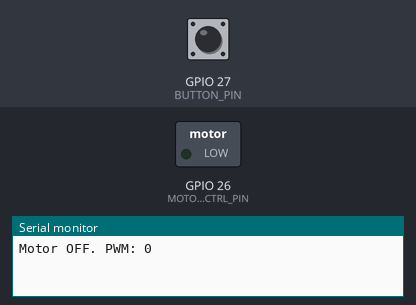
A sketch run on a simulated ESP32. Shown: switched loads named in the sketch (green lamp = pin HIGH), the last lines printed to the serial monitor. The inputs (shaded band) are chosen by the test bench; at power-on: GPIO 27 (BUTTON_PIN) HIGH.

Above: at 1.2 s.
1.3 s: GPIO 27 (BUTTON_PIN) pulled LOW for 0.15 s
At 1.9 s:
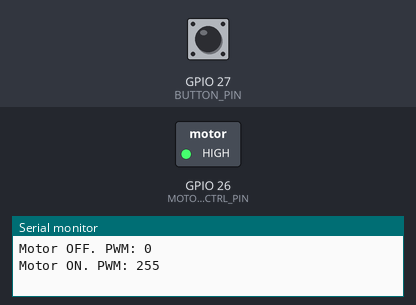
2.9 s: GPIO 27 (BUTTON_PIN) pulled LOW for 1 s
At 4.4 s:
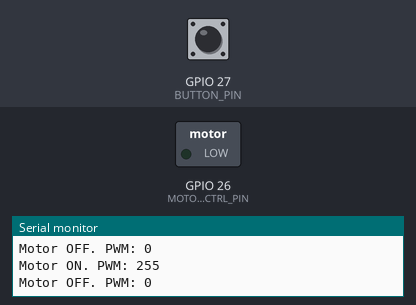
5.4 s: GPIO 27 (BUTTON_PIN) pulled LOW for 3.2 s
At 6.2 s:
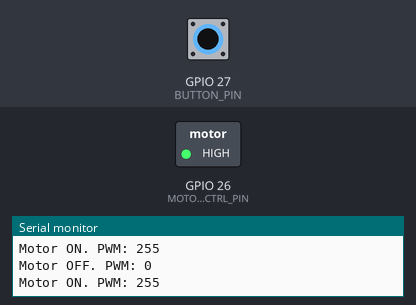
Timing chart, 0 to 8.4 s (numbered marks = the images above; inputs shaded):
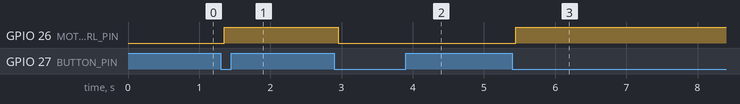

Measured:
- after the input at 1.3 s, GPIO 26 (MOTOR_CTRL_PIN): LOW → HIGH after 0.05 s
- after the input at 2.9 s, GPIO 26 (MOTOR_CTRL_PIN): HIGH → LOW after 0.05 s
- after the input at 5.4 s, GPIO 26 (MOTOR_CTRL_PIN): LOW → HIGH after 0.05 s

The sketch:

pwm_out_motor_test.ino
```cpp
#include <Arduino.h>

#define MOTOR_CTRL_PIN 26
#define BUTTON_PIN     27

#ifdef DEBUG_MODE
#define DEBUG_PRINTLN(x) Serial.println(x)
#define DEBUG_PRINT(x) Serial.print(x)
#else
#define DEBUG_PRINTLN(x)
#define DEBUG_PRINT(x)
#endif

const int PWM_MIN = 0;
const int PWM_MAX = 255;

// Button debounce time
const unsigned long DEBOUNCE_TIME_MS = 50;

// Current PWM state
bool motorEnabled = false;

// Button states
bool lastButtonReading = HIGH;
bool buttonState = HIGH;

// Time when button input last changed
unsigned long lastDebounceTime = 0;

void setPWM(int pwm)
{
  analogWrite(MOTOR_CTRL_PIN, pwm);
}

void setMotorState(bool enabled)
{
  motorEnabled = enabled;

  if (motorEnabled)
  {
    setPWM(PWM_MAX);

    Serial.print("Motor ON. PWM: ");
    Serial.println(PWM_MAX);
  }
  else
  {
    setPWM(PWM_MIN);

    Serial.print("Motor OFF. PWM: ");
    Serial.println(PWM_MIN);
  }
}

void processButton()
{
  // INPUT_PULLUP:
  // HIGH = button released
  // LOW  = button pressed
  bool reading = digitalRead(BUTTON_PIN);

  // Button state changed -> restart debounce timer
  if (reading != lastButtonReading)
  {
    lastDebounceTime = millis();
  }

  // Check if signal has been stable long enough
  if ((millis() - lastDebounceTime) >= DEBOUNCE_TIME_MS)
  {
    // Stable state changed
    if (reading != buttonState)
    {
      buttonState = reading;

      // React only when button is pressed
      if (buttonState == LOW)
      {
        setMotorState(!motorEnabled);
      }
    }
  }

  lastButtonReading = reading;
}

void setup()
{
  Serial.begin(115200);

  DEBUG_PRINTLN("");
  DEBUG_PRINTLN("Setup started");

  pinMode(MOTOR_CTRL_PIN, OUTPUT);

  // Internal pull-up resistor enabled
  pinMode(BUTTON_PIN, INPUT_PULLUP);

  // Motor OFF at startup
  setMotorState(false);

  DEBUG_PRINTLN("Setup ended");
}

void loop()
{
  processButton();

  // Other non-blocking code can run here
}
```
